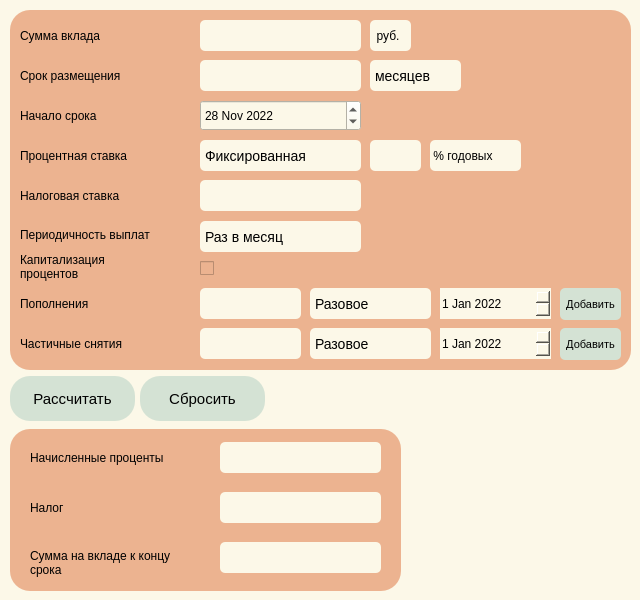
<?xml version="1.0" encoding="UTF-8"?>
<ui version="4.0">
 <class>DepositView</class>
 <widget class="QDialog" name="DepositView">
  <property name="geometry">
   <rect>
    <x>0</x>
    <y>0</y>
    <width>640</width>
    <height>600</height>
   </rect>
  </property>
  <property name="windowTitle">
   <string>Dialog</string>
  </property>
  <property name="styleSheet">
   <string notr="true">background-color: rgb(252, 248, 232);</string>
  </property>
  <widget class="QWidget" name="widget" native="true">
   <property name="geometry">
    <rect>
     <x>10</x>
     <y>10</y>
     <width>621</width>
     <height>360</height>
    </rect>
   </property>
   <property name="styleSheet">
    <string notr="true">background-color: rgb(236, 179, 144);
border-radius: 20px;</string>
   </property>
   <widget class="QLabel" name="label_deposit">
    <property name="geometry">
     <rect>
      <x>10</x>
      <y>10</y>
      <width>111</width>
      <height>31</height>
     </rect>
    </property>
    <property name="text">
     <string>Сумма вклада</string>
    </property>
   </widget>
   <widget class="QLabel" name="term_placement">
    <property name="geometry">
     <rect>
      <x>10</x>
      <y>50</y>
      <width>131</width>
      <height>31</height>
     </rect>
    </property>
    <property name="text">
     <string>Срок размещения</string>
    </property>
   </widget>
   <widget class="QLabel" name="beginning_term">
    <property name="geometry">
     <rect>
      <x>10</x>
      <y>90</y>
      <width>111</width>
      <height>31</height>
     </rect>
    </property>
    <property name="text">
     <string>Начало срока</string>
    </property>
   </widget>
   <widget class="QLabel" name="Interest_rate">
    <property name="geometry">
     <rect>
      <x>10</x>
      <y>130</y>
      <width>151</width>
      <height>31</height>
     </rect>
    </property>
    <property name="text">
     <string>Процентная ставка</string>
    </property>
   </widget>
   <widget class="QLabel" name="frequency_payments">
    <property name="geometry">
     <rect>
      <x>10</x>
      <y>209</y>
      <width>171</width>
      <height>31</height>
     </rect>
    </property>
    <property name="text">
     <string>Периодичность выплат</string>
    </property>
   </widget>
   <widget class="QLabel" name="capital_interest">
    <property name="geometry">
     <rect>
      <x>10</x>
      <y>241</y>
      <width>121</width>
      <height>31</height>
     </rect>
    </property>
    <property name="text">
     <string>Капитализация
процентов</string>
    </property>
   </widget>
   <widget class="QLabel" name="deposits">
    <property name="geometry">
     <rect>
      <x>10</x>
      <y>278</y>
      <width>101</width>
      <height>31</height>
     </rect>
    </property>
    <property name="text">
     <string>Пополнения</string>
    </property>
   </widget>
   <widget class="QLabel" name="partial_withdrawals">
    <property name="geometry">
     <rect>
      <x>10</x>
      <y>318</y>
      <width>141</width>
      <height>31</height>
     </rect>
    </property>
    <property name="text">
     <string>Частичные снятия</string>
    </property>
   </widget>
   <widget class="QLineEdit" name="lineEdit_term_placement">
    <property name="enabled">
     <bool>true</bool>
    </property>
    <property name="geometry">
     <rect>
      <x>190</x>
      <y>50</y>
      <width>161</width>
      <height>31</height>
     </rect>
    </property>
    <property name="focusPolicy">
     <enum>Qt::StrongFocus</enum>
    </property>
    <property name="styleSheet">
     <string notr="true">border-radius: 5px;
background-color: rgb(252, 248, 232);</string>
    </property>
    <property name="text">
     <string/>
    </property>
   </widget>
   <widget class="QComboBox" name="comboBox_frequency_payments_3">
    <property name="geometry">
     <rect>
      <x>300</x>
      <y>318</y>
      <width>121</width>
      <height>31</height>
     </rect>
    </property>
    <property name="styleSheet">
     <string notr="true">QComboBox {
	color: black;
  	font-size:14px;
  	border:none;
	border-radius: 5px;
	background-color: rgb(252, 248, 232);
}

QComboBox::hover {
	background-color: rgb(212, 226, 212);
	border-radius: 5px;
}

QComboBox::drop-down {
      subcontrol-origin: padding;
      subcontrol-position: top right;
      width: 15px;
      border:none;
 }

QComboBox QAbstractItemView {
	background:rgba(255,255,255,1);
    border:1px solid rgba(228,228,228,1);
    border-radius:0px 0px 5px 5px;
	 font-size:14px;
    outline: 0px;
}

QComboBox QAbstractItemView::item{
	height:36px;
	color:red;
	padding-left:9px;
	background-color:red;
}</string>
    </property>
    <item>
     <property name="text">
      <string>Разовое</string>
     </property>
    </item>
   </widget>
   <widget class="QDateEdit" name="dateEdit_refill">
    <property name="geometry">
     <rect>
      <x>430</x>
      <y>278</y>
      <width>111</width>
      <height>31</height>
     </rect>
    </property>
    <property name="styleSheet">
     <string notr="true">background-color: rgb(252, 248, 232);</string>
    </property>
    <property name="dateTime">
     <datetime>
      <hour>1</hour>
      <minute>0</minute>
      <second>0</second>
      <year>2022</year>
      <month>1</month>
      <day>1</day>
     </datetime>
    </property>
   </widget>
   <widget class="QDateEdit" name="dateEdit_add_remove">
    <property name="geometry">
     <rect>
      <x>430</x>
      <y>318</y>
      <width>111</width>
      <height>31</height>
     </rect>
    </property>
    <property name="styleSheet">
     <string notr="true">background-color: rgb(252, 248, 232);</string>
    </property>
    <property name="dateTime">
     <datetime>
      <hour>1</hour>
      <minute>0</minute>
      <second>0</second>
      <year>2022</year>
      <month>1</month>
      <day>1</day>
     </datetime>
    </property>
   </widget>
   <widget class="QPushButton" name="pushButton_add_refill">
    <property name="geometry">
     <rect>
      <x>550</x>
      <y>278</y>
      <width>61</width>
      <height>32</height>
     </rect>
    </property>
    <property name="font">
     <font>
      <pointsize>8</pointsize>
     </font>
    </property>
    <property name="styleSheet">
     <string notr="true">QPushButton {
    background-color: rgb(212, 226, 212);
    border-radius: 5px;
    border-color: beige;
}
QPushButton:pressed {
    background-color: rgb(182, 205, 182);
    border-style: inset;
}</string>
    </property>
    <property name="text">
     <string>Добавить</string>
    </property>
   </widget>
   <widget class="QPushButton" name="pushButton_add_remove">
    <property name="geometry">
     <rect>
      <x>550</x>
      <y>318</y>
      <width>61</width>
      <height>32</height>
     </rect>
    </property>
    <property name="font">
     <font>
      <pointsize>8</pointsize>
     </font>
    </property>
    <property name="styleSheet">
     <string notr="true">QPushButton {
    background-color: rgb(212, 226, 212);
    border-radius: 5px;
    border-color: beige;
}
QPushButton:pressed {
    background-color: rgb(182, 205, 182);
    border-style: inset;
}</string>
    </property>
    <property name="text">
     <string>Добавить</string>
    </property>
   </widget>
   <widget class="QComboBox" name="comboBox_date_form">
    <property name="geometry">
     <rect>
      <x>360</x>
      <y>50</y>
      <width>91</width>
      <height>31</height>
     </rect>
    </property>
    <property name="styleSheet">
     <string notr="true">QComboBox {
	color: black;
  	font-size:14px;
  	border:none;
	border-radius: 5px;
	background-color: rgb(252, 248, 232);
}

QComboBox::hover {
	background-color: rgb(212, 226, 212);
	border-radius: 5px;
}

QComboBox::drop-down {
      border:0px;
 }

QComboBox::drop-arow {
	color: black;
}


QComboBox QListView {
	 background:rgba(255,255,255,1);
    border:1px solid rgba(228,228,228,1);
    border-radius:0px 0px 5px 5px;
	 font-size:14px;
    outline: 0px;
}
</string>
    </property>
    <item>
     <property name="text">
      <string>месяцев</string>
     </property>
    </item>
    <item>
     <property name="text">
      <string>лет</string>
     </property>
    </item>
    <item>
     <property name="text">
      <string>дней</string>
     </property>
    </item>
   </widget>
   <widget class="QLineEdit" name="lineEdit_input_tax">
    <property name="enabled">
     <bool>true</bool>
    </property>
    <property name="geometry">
     <rect>
      <x>190</x>
      <y>170</y>
      <width>161</width>
      <height>31</height>
     </rect>
    </property>
    <property name="focusPolicy">
     <enum>Qt::StrongFocus</enum>
    </property>
    <property name="styleSheet">
     <string notr="true">border-radius: 5px;
background-color: rgb(252, 248, 232);</string>
    </property>
    <property name="text">
     <string/>
    </property>
   </widget>
   <widget class="QLabel" name="term_placement_2">
    <property name="geometry">
     <rect>
      <x>10</x>
      <y>170</y>
      <width>151</width>
      <height>31</height>
     </rect>
    </property>
    <property name="text">
     <string>Налоговая ставка</string>
    </property>
   </widget>
  </widget>
  <widget class="QLineEdit" name="lineEdit_label_deposit">
   <property name="geometry">
    <rect>
     <x>200</x>
     <y>20</y>
     <width>161</width>
     <height>31</height>
    </rect>
   </property>
   <property name="styleSheet">
    <string notr="true">border-radius: 5px;
</string>
   </property>
  </widget>
  <widget class="QCheckBox" name="checkBox_capital_interest">
   <property name="geometry">
    <rect>
     <x>200</x>
     <y>253</y>
     <width>21</width>
     <height>31</height>
    </rect>
   </property>
   <property name="styleSheet">
    <string notr="true">background-color: rgb(236, 179, 144);</string>
   </property>
   <property name="text">
    <string/>
   </property>
  </widget>
  <widget class="QComboBox" name="comboBox_Interest_rate">
   <property name="geometry">
    <rect>
     <x>200</x>
     <y>140</y>
     <width>161</width>
     <height>31</height>
    </rect>
   </property>
   <property name="styleSheet">
    <string notr="true">QComboBox {
	color: black;
  	font-size:14px;
  	border:none;
	border-radius: 5px;
	background-color: rgb(252, 248, 232);
}

QComboBox::hover {
	background-color: rgb(212, 226, 212);
	border-radius: 5px;
}

QComboBox::drop-down {
      subcontrol-origin: padding;
      subcontrol-position: top right;
      width: 15px;
      border:none;
 }

QComboBox QAbstractItemView {
	background:rgba(255,255,255,1);
    border:1px solid rgba(228,228,228,1);
    border-radius:0px 0px 5px 5px;
	 font-size:14px;
    outline: 0px;
}

QComboBox QAbstractItemView::item{
	height:36px;
	color:red;
	padding-left:9px;
	background-color:red;
}</string>
   </property>
   <item>
    <property name="text">
     <string>Фиксированная</string>
    </property>
   </item>
   <item>
    <property name="text">
     <string>Зависит от суммы</string>
    </property>
   </item>
   <item>
    <property name="text">
     <string>Зависит от срока</string>
    </property>
   </item>
  </widget>
  <widget class="QComboBox" name="comboBox_frequency_payments">
   <property name="geometry">
    <rect>
     <x>200</x>
     <y>221</y>
     <width>161</width>
     <height>31</height>
    </rect>
   </property>
   <property name="styleSheet">
    <string notr="true">QComboBox {
	color: black;
  	font-size:14px;
  	border:none;
	border-radius: 5px;
	background-color: rgb(252, 248, 232);
}

QComboBox::hover {
	background-color: rgb(212, 226, 212);
	border-radius: 5px;
}

QComboBox::drop-down {
      subcontrol-origin: padding;
      subcontrol-position: top right;
      width: 15px;
      border:none;
 }

QComboBox QAbstractItemView {
	background:rgba(255,255,255,1);
    border:1px solid rgba(228,228,228,1);
    border-radius:0px 0px 5px 5px;
	 font-size:14px;
    outline: 0px;
}

QComboBox QAbstractItemView::item{
	height:36px;
	color:red;
	padding-left:9px;
	background-color:red;
}</string>
   </property>
   <item>
    <property name="text">
     <string>Раз в месяц</string>
    </property>
   </item>
   <item>
    <property name="text">
     <string>Раз в день</string>
    </property>
   </item>
  </widget>
  <widget class="QLineEdit" name="lineEdit_percent">
   <property name="geometry">
    <rect>
     <x>370</x>
     <y>140</y>
     <width>51</width>
     <height>31</height>
    </rect>
   </property>
   <property name="styleSheet">
    <string notr="true">border-radius: 5px;</string>
   </property>
  </widget>
  <widget class="QLabel" name="label_9">
   <property name="geometry">
    <rect>
     <x>430</x>
     <y>140</y>
     <width>91</width>
     <height>31</height>
    </rect>
   </property>
   <property name="styleSheet">
    <string notr="true">border-radius: 5px;</string>
   </property>
   <property name="text">
    <string> % годовых</string>
   </property>
  </widget>
  <widget class="QLabel" name="rubil">
   <property name="geometry">
    <rect>
     <x>370</x>
     <y>20</y>
     <width>41</width>
     <height>31</height>
    </rect>
   </property>
   <property name="styleSheet">
    <string notr="true">border-radius: 5px;</string>
   </property>
   <property name="text">
    <string>  руб.</string>
   </property>
  </widget>
  <widget class="QDateEdit" name="dateEdit">
   <property name="geometry">
    <rect>
     <x>200</x>
     <y>100</y>
     <width>161</width>
     <height>31</height>
    </rect>
   </property>
   <property name="styleSheet">
    <string notr="true"/>
   </property>
   <property name="dateTime">
    <datetime>
     <hour>1</hour>
     <minute>0</minute>
     <second>0</second>
     <year>2022</year>
     <month>11</month>
     <day>28</day>
    </datetime>
   </property>
   <property name="currentSection">
    <enum>QDateTimeEdit::MonthSection</enum>
   </property>
   <property name="calendarPopup">
    <bool>false</bool>
   </property>
   <property name="currentSectionIndex">
    <number>1</number>
   </property>
  </widget>
  <widget class="QLineEdit" name="lineEdit_deposits">
   <property name="geometry">
    <rect>
     <x>200</x>
     <y>288</y>
     <width>101</width>
     <height>31</height>
    </rect>
   </property>
   <property name="styleSheet">
    <string notr="true">border-radius: 5px;</string>
   </property>
   <property name="text">
    <string/>
   </property>
  </widget>
  <widget class="QLineEdit" name="lineEdit_partial_withdrawals">
   <property name="geometry">
    <rect>
     <x>200</x>
     <y>328</y>
     <width>101</width>
     <height>31</height>
    </rect>
   </property>
   <property name="styleSheet">
    <string notr="true">border-radius: 5px;</string>
   </property>
   <property name="text">
    <string/>
   </property>
  </widget>
  <widget class="QPushButton" name="pushButton_go">
   <property name="geometry">
    <rect>
     <x>10</x>
     <y>376</y>
     <width>125</width>
     <height>45</height>
    </rect>
   </property>
   <property name="font">
    <font>
     <pointsize>11</pointsize>
    </font>
   </property>
   <property name="styleSheet">
    <string notr="true">QPushButton {
    background-color: rgb(212, 226, 212);
    border-radius: 20px;
    border-color: beige;
}
QPushButton:pressed {
    background-color: rgb(182, 205, 182);
    border-style: inset;
}</string>
   </property>
   <property name="text">
    <string>Рассчитать</string>
   </property>
  </widget>
  <widget class="QWidget" name="widget_2" native="true">
   <property name="geometry">
    <rect>
     <x>10</x>
     <y>429</y>
     <width>391</width>
     <height>162</height>
    </rect>
   </property>
   <property name="styleSheet">
    <string notr="true">background-color: rgb(236, 179, 144);
border-radius: 20px;</string>
   </property>
   <widget class="QLabel" name="label_accrued_interest">
    <property name="geometry">
     <rect>
      <x>20</x>
      <y>13</y>
      <width>181</width>
      <height>31</height>
     </rect>
    </property>
    <property name="text">
     <string>Начисленные проценты</string>
    </property>
   </widget>
   <widget class="QLineEdit" name="lineEdit_accrued_interest">
    <property name="geometry">
     <rect>
      <x>210</x>
      <y>13</y>
      <width>161</width>
      <height>31</height>
     </rect>
    </property>
    <property name="styleSheet">
     <string notr="true">border-radius: 5px;
background-color: rgb(252, 248, 232);
</string>
    </property>
   </widget>
   <widget class="QLabel" name="label_amount_end">
    <property name="geometry">
     <rect>
      <x>20</x>
      <y>108</y>
      <width>181</width>
      <height>51</height>
     </rect>
    </property>
    <property name="text">
     <string>Сумма на вкладе к концу
срока</string>
    </property>
   </widget>
   <widget class="QLineEdit" name="lineEdit_amount_end">
    <property name="geometry">
     <rect>
      <x>210</x>
      <y>113</y>
      <width>161</width>
      <height>31</height>
     </rect>
    </property>
    <property name="styleSheet">
     <string notr="true">border-radius: 5px;
background-color: rgb(252, 248, 232);
</string>
    </property>
   </widget>
   <widget class="QLabel" name="label_tax">
    <property name="geometry">
     <rect>
      <x>20</x>
      <y>63</y>
      <width>181</width>
      <height>31</height>
     </rect>
    </property>
    <property name="text">
     <string>Налог</string>
    </property>
   </widget>
   <widget class="QLineEdit" name="lineEdit_tax">
    <property name="geometry">
     <rect>
      <x>210</x>
      <y>63</y>
      <width>161</width>
      <height>31</height>
     </rect>
    </property>
    <property name="styleSheet">
     <string notr="true">border-radius: 5px;
background-color: rgb(252, 248, 232);
</string>
    </property>
   </widget>
  </widget>
  <widget class="QTableWidget" name="tableWidget">
   <property name="geometry">
    <rect>
     <x>650</x>
     <y>10</y>
     <width>570</width>
     <height>571</height>
    </rect>
   </property>
   <property name="styleSheet">
    <string notr="true">border: nane;</string>
   </property>
  </widget>
  <widget class="QComboBox" name="comboBox_frequency_payments_2">
   <property name="geometry">
    <rect>
     <x>310</x>
     <y>288</y>
     <width>121</width>
     <height>31</height>
    </rect>
   </property>
   <property name="styleSheet">
    <string notr="true">QComboBox {
	color: black;
  	font-size:14px;
  	border:none;
	border-radius: 5px;
	background-color: rgb(252, 248, 232);
}

QComboBox::hover {
	background-color: rgb(212, 226, 212);
	border-radius: 5px;
}

QComboBox::drop-down {
      subcontrol-origin: padding;
      subcontrol-position: top right;
      width: 15px;
      border:none;
 }

QComboBox QAbstractItemView {
	background:rgba(255,255,255,1);
    border:1px solid rgba(228,228,228,1);
    border-radius:0px 0px 5px 5px;
	 font-size:14px;
    outline: 0px;
}

QComboBox QAbstractItemView::item{
	height:36px;
	color:red;
	padding-left:9px;
	background-color:red;
}</string>
   </property>
   <item>
    <property name="text">
     <string>Разовое</string>
    </property>
   </item>
  </widget>
  <widget class="QPushButton" name="pushButton_clear">
   <property name="geometry">
    <rect>
     <x>140</x>
     <y>376</y>
     <width>125</width>
     <height>45</height>
    </rect>
   </property>
   <property name="font">
    <font>
     <pointsize>11</pointsize>
    </font>
   </property>
   <property name="styleSheet">
    <string notr="true">QPushButton {
    background-color: rgb(212, 226, 212);
    border-radius: 20px;
    border-color: beige;
}
QPushButton:pressed {
    background-color: rgb(182, 205, 182);
    border-style: inset;
}</string>
   </property>
   <property name="text">
    <string>Сбросить</string>
   </property>
  </widget>
 </widget>
 <resources/>
 <connections/>
</ui>
